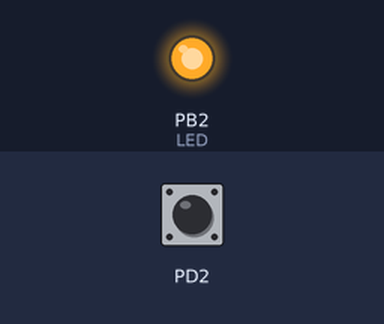
Recording of a program running on a simulated ATmega328P, built with avr-gcc and emulated at 16 MHz. Shown: output pins drawn as LEDs (lit = HIGH). The inputs (shaded band) are chosen by the test bench; at power-on: PD2 HIGH.

Above: at 1.2 s.
1.3 s: PD2 pulled LOW for 0.15 s
At 2.2 s:
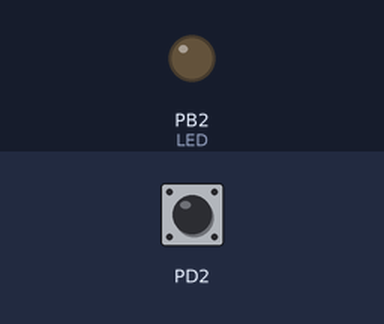
4.0 s: PD2 pulled LOW for 3.2 s
At 8.6 s:
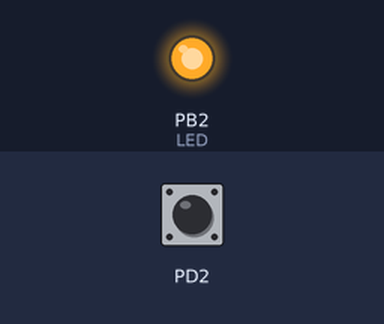
Timing chart, 0 to 10.1 s (numbered marks = the images above; inputs shaded):
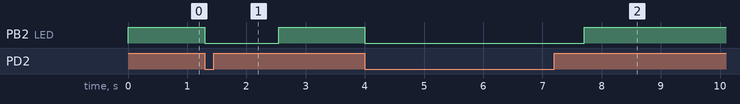

The program:

main.c
```c
/*
 * DA2C_C.c
 *
 * Created: 3/13/2019 9:22:00 PM
 * Author : Cody Hudson
 */

#define F_CPU 16000000UL
#include <avr/io.h>
#include <util/delay.h>
#include <avr/interrupt.h>


int main(void)
{
	DDRB |= (1<<DDB2);		//SETS DIRECTION OF PORT B2 AS OUTPUT
	PORTB |= (1<<PORTB2);	//TURNS ON PULL UP RESISTOR OF PORT B2
	DDRD &= (0<<DDD2);		//SETS DIRECITON OF PORT D2 AS INPUT
	PORTD |= (1<<PORTD2);	//TURNS ON PULL UP RESISTOR OR PORT D2

	EICRA = 0x00;			//SETS THE INTRUPT TO ACTIVATE ON LOW LEVEL
	EIMSK = (1<<INT0);		//SETS THE INTRUPT TO BE EXTERNAL INTERUPTS 0
	sei ();					//SETS GLOBAL INTRUPT

	while(1);				//WAITS HERE FOR INTRUPT
}
ISR (INT0_vect)				//EXTERNAL INTERUPT SUBROUTINE
{
	uint8_t Count = 0;		//SETS INTERGER VARIABLE COUNT TO 0
	TCCR0A = 0;				//SETS TIMMER TO NORMAL MODE
	TCCR0B |= (1<<CS02)|(1<<CS00);	//SETS PRESCALER TO 1024
	while (Count < 76){		//WHILE COUNT IS LESS THAN 76 LOOP
		PORTB &= (0<<PORTB2);//TURNS LED ON
		if ((TIFR0 & 0x01) == 1){ //IF BIT 1 IN FLAG IS SET HIGH DO THIS
			TIFR0 = 0X01;	//CLEAR FLAG REGISTER
			Count++;		//INCRIMENT COUNT
		}
	}

	PORTB |= (1<<PORTB2);	//TURNS LED OFF
}
```

Measured:
- after the input at 1.3 s, PB2 (LED): HIGH → LOW at once, → HIGH 1.2 s later
- after the input at 4.0 s, PB2 (LED): HIGH → LOW at once, → HIGH 3.7 s later
